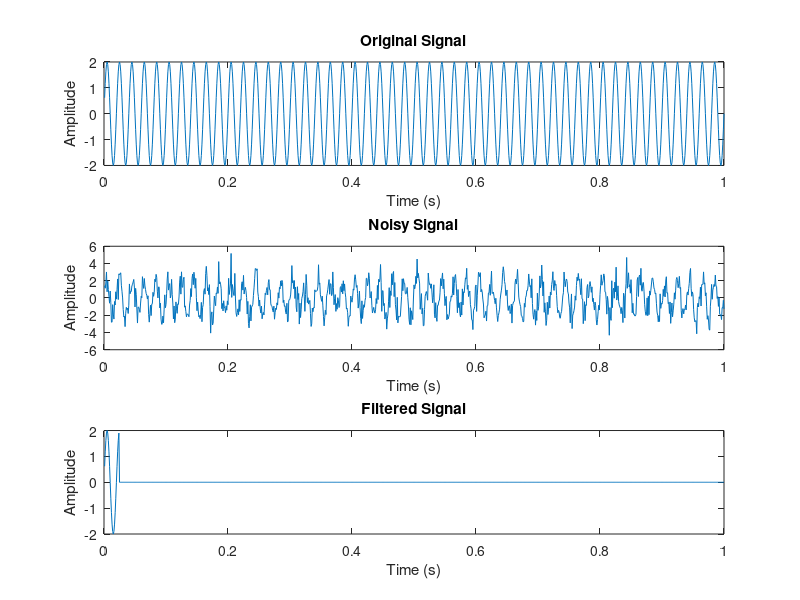
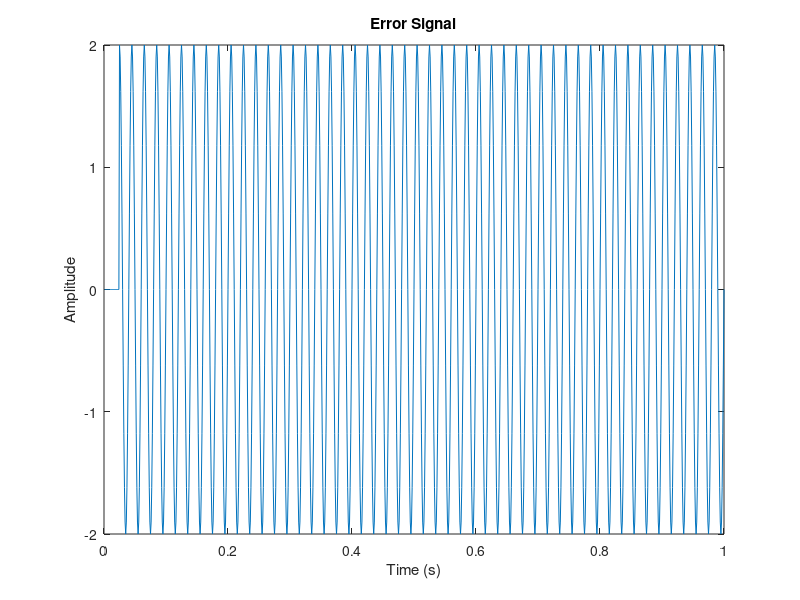

Here is the MATLAB script that generated these plots, in order:
clc;
clear all;
close all;
% Generate a time vector from 0 to 1 with a step of 0.001 seconds
t = 0.001:0.001:1;
% Create a clean sinusoidal signal with a frequency of 50 Hz and amplitude of 2
s = 2 * sin(2 * pi * 50 * t);
% Generate a noisy signal by adding Gaussian noise (mean=0, std=0.9) to the clean signal
n = numel(s);
A = s + 0.9 * randn(1, n);
% Initialize filter parameters
m = 25;
w = zeros(1, m);
wi = zeros(1, m);
e = zeros(1, n); % Initialize the error signal as a zero vector
mu = 0.0005;
% Adaptive filtering loop
for i = m:n
e(i) = s(i) - sum(wi .* A(i:-1:i-m+1));
w = w + 2 * mu * e(i) * A(i:-1:i-m+1);
end
% Plot the original signal, noisy signal, and filtered signal
figure;
subplot(3,1,1);
plot(t, s);
title('Original Signal');
xlabel('Time (s)');
ylabel('Amplitude');
subplot(3,1,2);
plot(t, A);
title('Noisy Signal');
xlabel('Time (s)');
ylabel('Amplitude');
subplot(3,1,3);
plot(t, s - e); % Filtered signal is s - e
title('Filtered Signal');
xlabel('Time (s)');
ylabel('Amplitude');
% Plot the error signal and monitor convergence
figure;
plot(t, e);
title('Error Signal');
xlabel('Time (s)');
ylabel('Amplitude');
% Calculate the Mean Squared Error (MSE) to assess performance
mse = mean(e.^2);
disp(['Mean Squared Error (MSE): ', num2str(mse)]);
